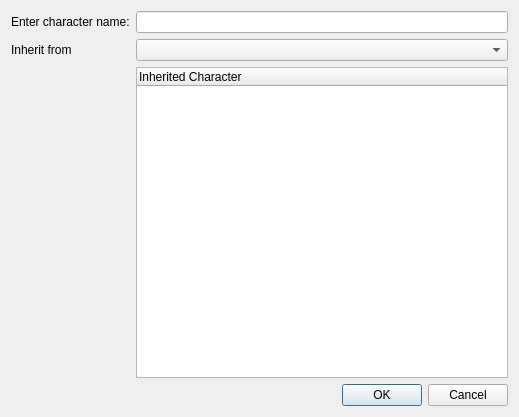
<?xml version="1.0" encoding="UTF-8"?>
<ui version="4.0">
 <class>CharacterDialog</class>
 <widget class="QDialog" name="CharacterDialog">
  <property name="geometry">
   <rect>
    <x>0</x>
    <y>0</y>
    <width>519</width>
    <height>417</height>
   </rect>
  </property>
  <property name="windowTitle">
   <string>Add a Character</string>
  </property>
  <layout class="QVBoxLayout" name="verticalLayout">
   <item>
    <layout class="QFormLayout" name="formLayout">
     <property name="fieldGrowthPolicy">
      <enum>QFormLayout::ExpandingFieldsGrow</enum>
     </property>
     <property name="formAlignment">
      <set>Qt::AlignCenter</set>
     </property>
     <item row="0" column="0">
      <widget class="QLabel" name="label">
       <property name="text">
        <string>Enter character name:</string>
       </property>
      </widget>
     </item>
     <item row="0" column="1">
      <widget class="QLineEdit" name="lineEdit"/>
     </item>
     <item row="1" column="0">
      <widget class="QLabel" name="inherit">
       <property name="text">
        <string>Inherit from</string>
       </property>
      </widget>
     </item>
     <item row="1" column="1">
      <widget class="QComboBox" name="charactersBox">
       <property name="sizePolicy">
        <sizepolicy hsizetype="Expanding" vsizetype="Fixed">
         <horstretch>0</horstretch>
         <verstretch>0</verstretch>
        </sizepolicy>
       </property>
      </widget>
     </item>
     <item row="2" column="1">
      <widget class="QTreeWidget" name="treeWidget">
       <property name="animated">
        <bool>true</bool>
       </property>
       <column>
        <property name="text">
         <string>Inherited Character</string>
        </property>
       </column>
      </widget>
     </item>
    </layout>
   </item>
   <item>
    <widget class="QDialogButtonBox" name="buttonBox">
     <property name="orientation">
      <enum>Qt::Horizontal</enum>
     </property>
     <property name="standardButtons">
      <set>QDialogButtonBox::Cancel|QDialogButtonBox::Ok</set>
     </property>
    </widget>
   </item>
  </layout>
 </widget>
 <resources/>
 <connections>
  <connection>
   <sender>buttonBox</sender>
   <signal>accepted()</signal>
   <receiver>CharacterDialog</receiver>
   <slot>accept()</slot>
   <hints>
    <hint type="sourcelabel">
     <x>227</x>
     <y>281</y>
    </hint>
    <hint type="destinationlabel">
     <x>157</x>
     <y>274</y>
    </hint>
   </hints>
  </connection>
  <connection>
   <sender>buttonBox</sender>
   <signal>rejected()</signal>
   <receiver>CharacterDialog</receiver>
   <slot>reject()</slot>
   <hints>
    <hint type="sourcelabel">
     <x>295</x>
     <y>287</y>
    </hint>
    <hint type="destinationlabel">
     <x>286</x>
     <y>274</y>
    </hint>
   </hints>
  </connection>
 </connections>
</ui>
